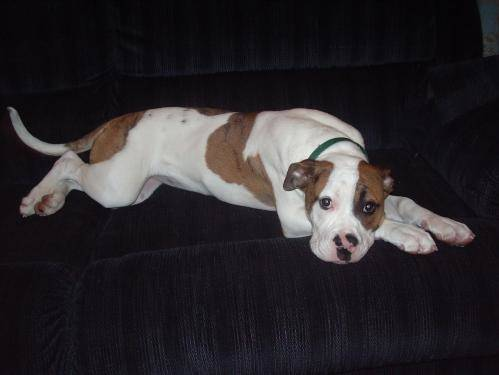
#> input picture NoSup/K-means/1.jpg, 499 x 375 px, found by its file name
$ python CV06_04_05.py   (older library calls are emulated)
#> lines starting #> are read from the running program, lines starting #| are printed output that depends on the picture; after the words box and inside, x2 and y2 are one past the last pixel; in counts of white or black regions, pixels touching at a corner belong together
###图片自动裁剪
import cv2 as cv
import numpy as np

res_bian=20
imgx =cv.imread('1.jpg')
#> imgx is the input picture: shape (375, 499, 3); mean B, G, R 44.2, 40.8, 44.4
img =cv.cvtColor(imgx,cv.COLOR_BGR2GRAY)
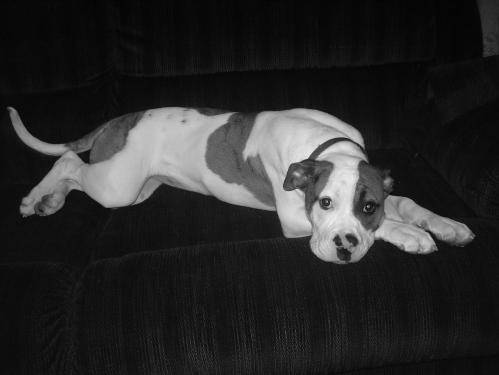
#> img: shape (375, 499); min 0, max 247, mean 42.3
res ,th=cv.threshold(img,215,255,cv.THRESH_BINARY_INV)
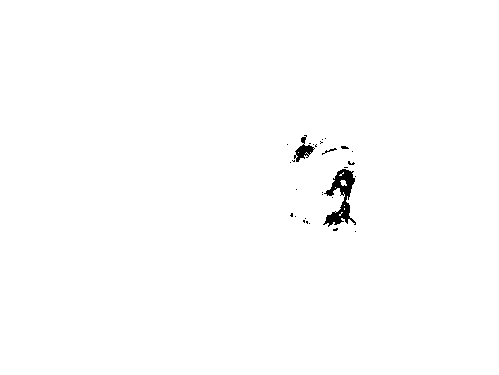
#> th: shape (375, 499); 99.4% white; 29 black regions (26 under 20 px), largest, box (x1, y1, x2, y2) and area: (323, 169, 356, 227) 789, (294, 135, 315, 162) 219, (322, 148, 337, 155) 26

kernel = np.ones((3,3),np.uint8)
dil_img=cv.dilate(th,kernel,iterations=3)       ##膨胀
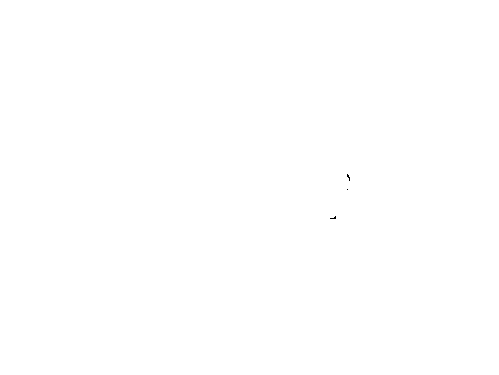
#> dil_img: shape (375, 499); 100% white; black in thin lines or dots, all inside (x1, y1, x2, y2) = (330, 174, 350, 219)
ero_img=cv.erode(dil_img,kernel,iterations=12)   ##腐蚀
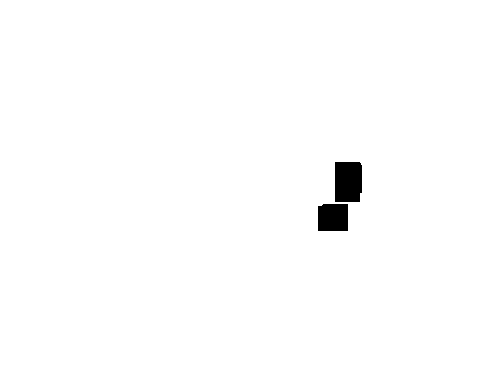
#> ero_img: shape (375, 499); 99% white; 2 black regions, box (x1, y1, x2, y2) and area: (335, 162, 362, 202) 1058, (318, 204, 348, 231) 801
dil_img2=cv.dilate(ero_img,kernel,iterations=6)       ##膨胀
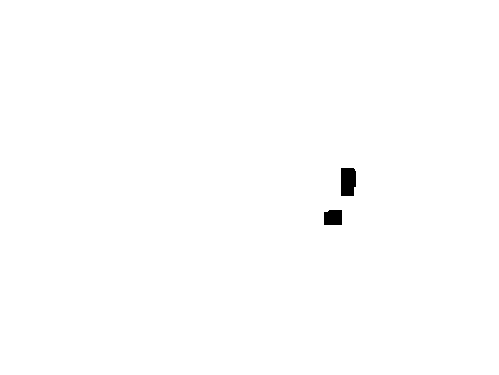
#> dil_img2: shape (375, 499); 99.6% white; 2 black regions

image,contours,hierarchy = cv.findContours(dil_img2,cv.RETR_TREE,cv.CHAIN_APPROX_SIMPLE)
#> contours = 3 contours; box (x1, y1, x2, y2) and area: (0, 0, 499, 375) 186252, (340, 167, 357, 197) 438, (323, 209, 343, 226) 292
xxc = np.reshape(contours[0],(contours[0].shape[0],contours[0].shape[2]))
#> xxc = [[0, 0], [0, 374], [498, 374], [498, 0]]
minx=min(xxc[:,0])
#> minx = 0
miny=min(xxc[:,1])
#> miny = 0
maxx=max(xxc[:,0])
#> maxx = 498
maxy=max(xxc[:,1])
#> maxy = 374
if minx>=res_bian:
    minx=minx-res_bian
else:
    minx=0
if miny>=res_bian:
    miny=miny-res_bian
else:
    miny=0
if maxx+res_bian<=img.shape[1]:
    maxx=maxx+res_bian
else:
    maxx=img.shape[1]
#> maxx = 499
if maxy+res_bian<=img.shape[0]:
    maxy=maxy+res_bian
else:
    maxy=img.shape[0]
#> maxy = 375

ximg=imgx[miny:maxy,minx:maxx,:]
# cv.imshow('dil_img2',dil_img2)
cv.imshow('img',img)
# cv.imshow('th',th)
cv.imshow('ximg',ximg)
cv.waitKey()
